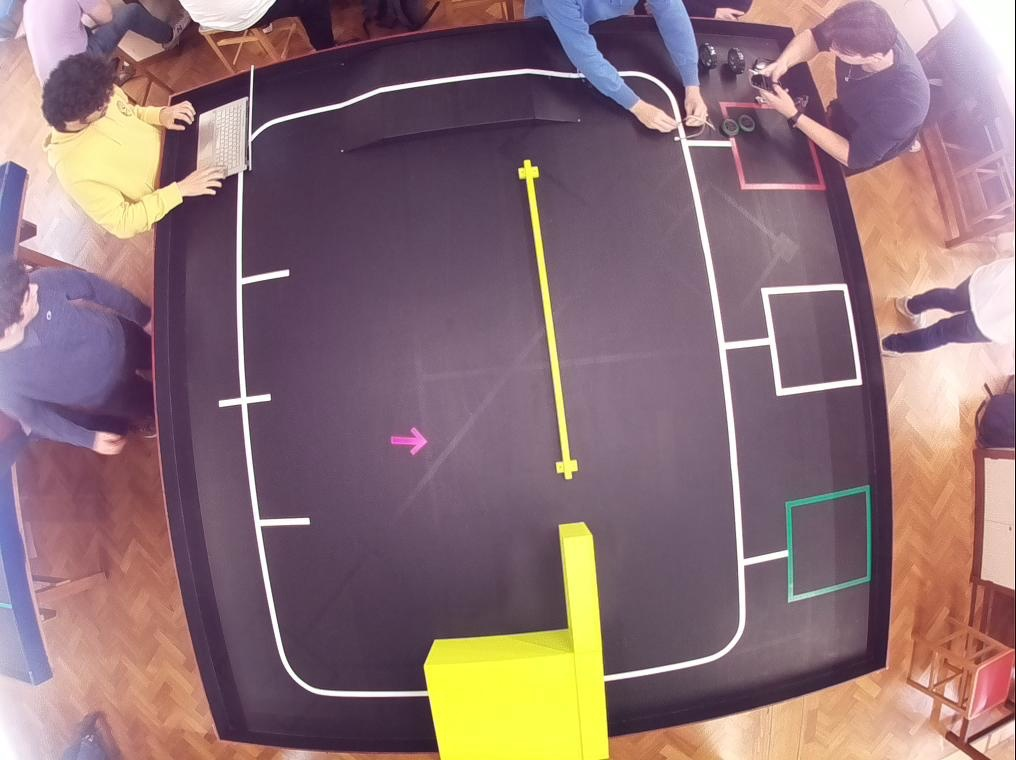
#> input picture 1_pink_arrow.jpg, 1016 x 760 px
$ python colour_detection.py   (older library calls are emulated)
#> lines starting #> are read from the running program, lines starting #| are printed output that depends on the picture; after the words box and inside, x2 and y2 are one past the last pixel; in counts of white or black regions, pixels touching at a corner belong together
import cv2
import time
import matplotlib.pyplot as plt
import os
import numpy as np

img_path = "1_pink_arrow.jpg"

img = cv2.imread(img_path)
#> img is the input picture: shape (760, 1016, 3); mean B, G, R 117.7, 113, 140.6

DIM=(1016, 760)
K=np.array([[567.4130565572482, 0.0, 501.39791714355], [0.0, 567.3325405728447, 412.9039077874256], [0.0, 0.0, 1.0]])
D=np.array([[-0.05470334257497442], [-0.09142371384400942], [0.17966906821072895], [-0.08708720575337928]])

h,w = img.shape[:2]
#> h = 760; w = 1016
map1, map2 = cv2.fisheye.initUndistortRectifyMap(K, D, np.eye(3), K, DIM, cv2.CV_16SC2)
undistorted_img = cv2.remap(img, map1, map2, interpolation=cv2.INTER_LINEAR, borderMode=cv2.BORDER_CONSTANT)
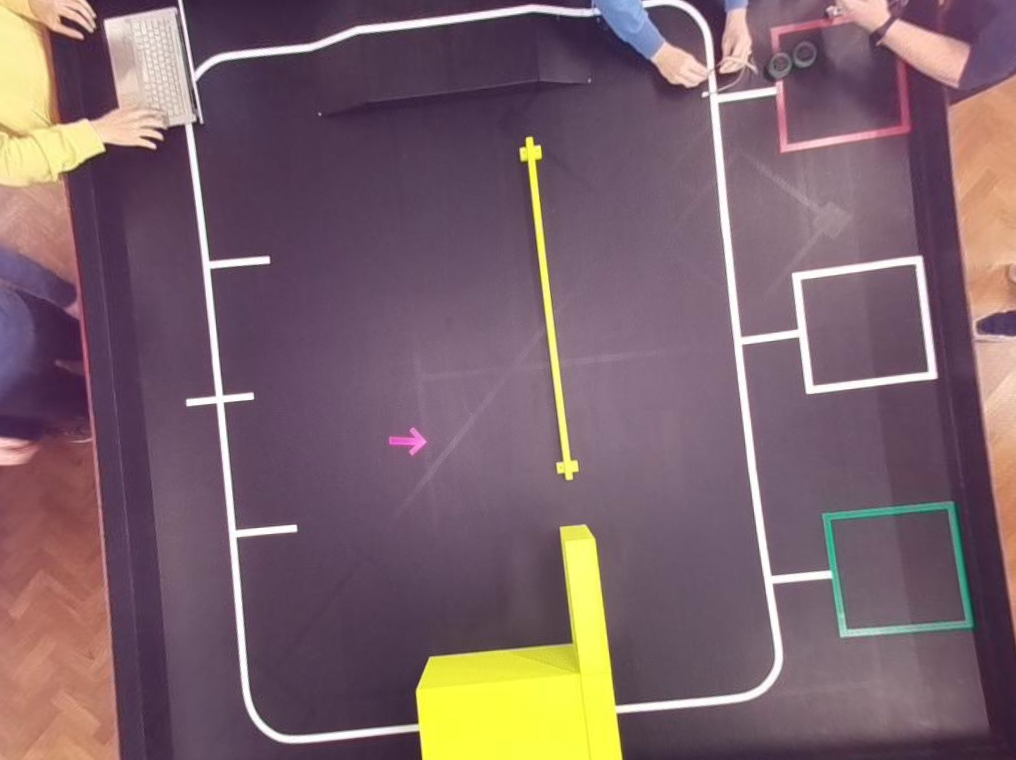
#> undistorted_img: shape (760, 1016, 3); mean B, G, R 106.6, 99.2, 123.5

hsv = cv2.cvtColor(undistorted_img, cv2.COLOR_BGR2HSV)
#> hsv: shape (760, 1016, 3); mean H, S, V 132.7, 68.4, 124.7

print(hsv[518, 750])
#| [157  40 115]

#green
#upper = np.array([31, 270, 255])
#lower = np.array([29, 90,	0])

#pink
upper = np.array([165, 255, 255])
lower = np.array([155, 50,	160])

mask = cv2.inRange(hsv, lower, upper)
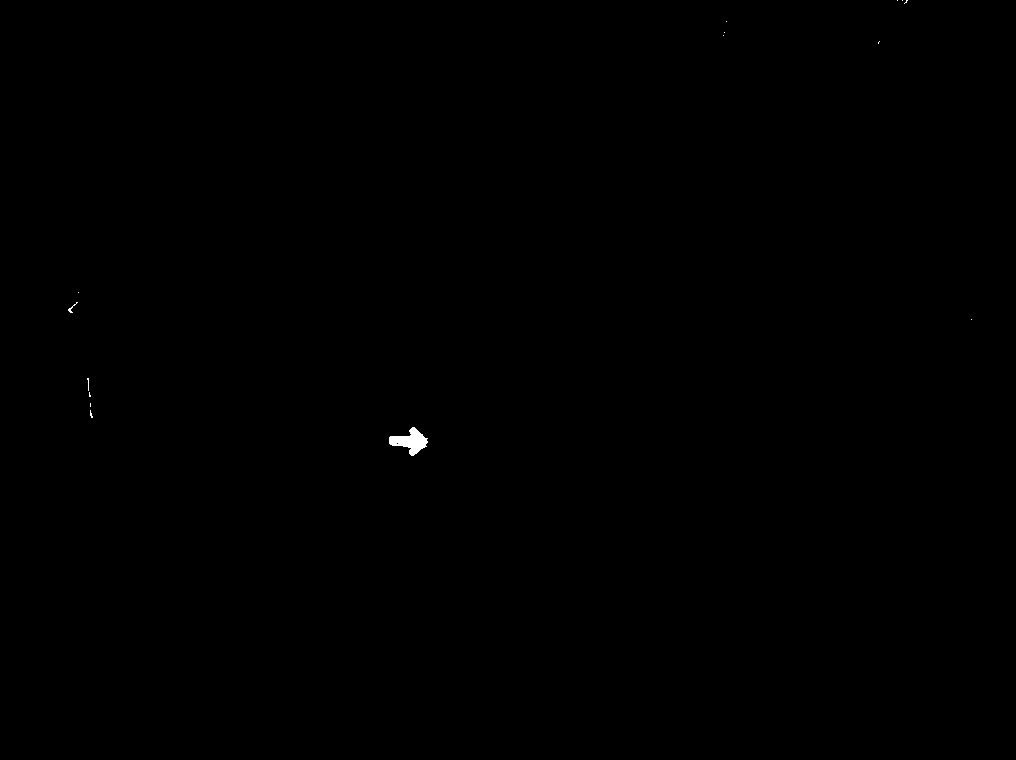
#> mask: shape (760, 1016); 0.08% white; 15 white regions (13 under 20 px), largest, box (x1, y1, x2, y2) and area: (389, 427, 428, 456) 560, (68, 302, 78, 313) 25
res = cv2.bitwise_and(undistorted_img, undistorted_img, mask= mask)

cv2.imshow('frame', undistorted_img)
cv2.waitKey(0)
cv2.imshow('mask',mask)
cv2.waitKey(0)
cv2.imshow('res',res)
cv2.waitKey(0)
#cv2.imwrite("green1.jpg", mask)

$ run again, with 0_IDP_TEST_1.jpg copied over 1_pink_arrow.jpg
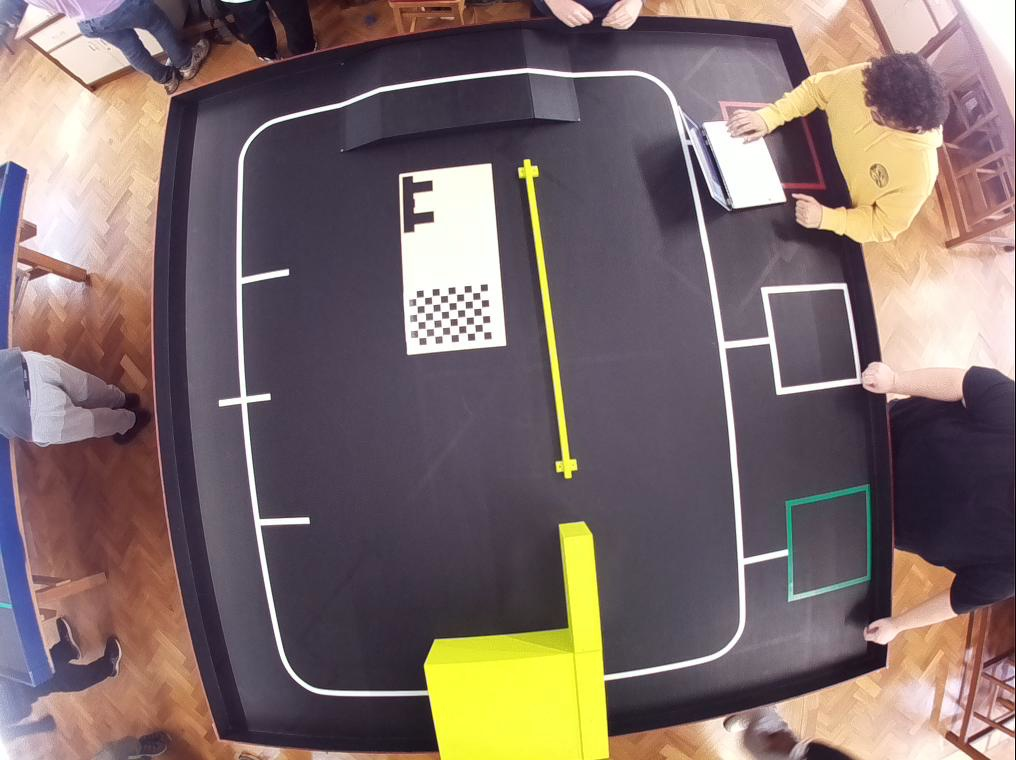
#> input picture 0_IDP_TEST_1.jpg, 1016 x 760 px
#> img is the input picture: shape (760, 1016, 3); mean B, G, R 106.9, 108.8, 125.7
#> `undistorted_img = cv2.remap(img, map1, map2, interpolation=cv2.INTER_L..`:
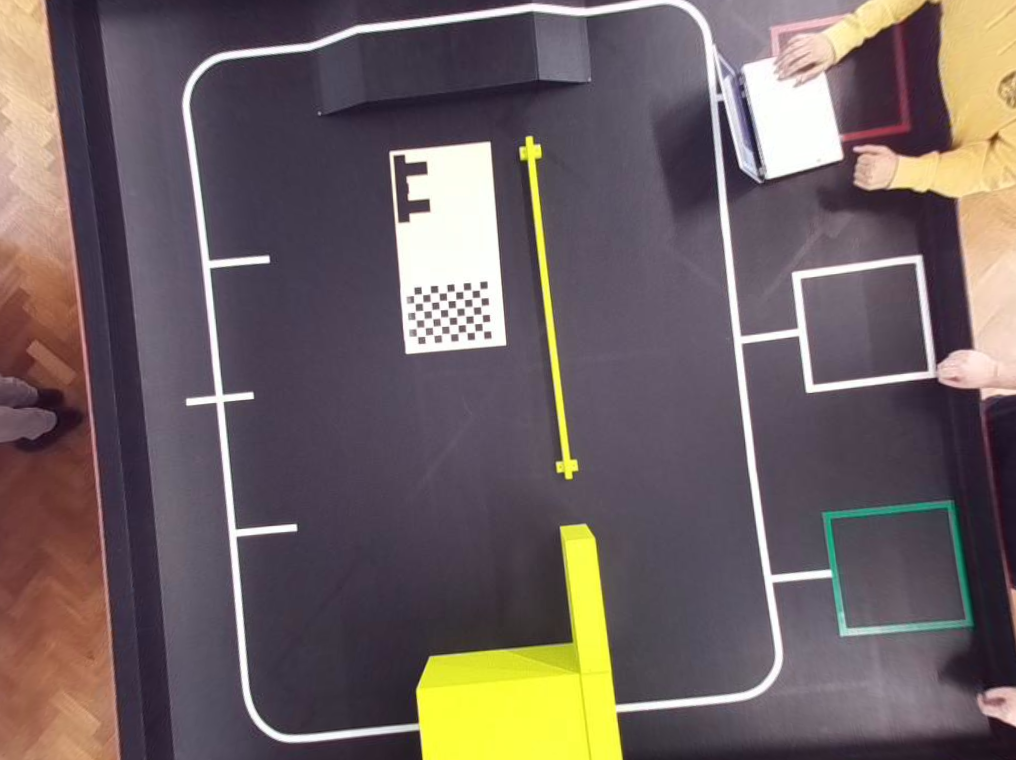
#> undistorted_img: shape (760, 1016, 3); mean B, G, R 97.8, 97.6, 110.4
#> hsv: shape (760, 1016, 3); mean H, S, V 115.8, 58.4, 114.7
#| [138  28  90]
#> mask: shape (760, 1016); 0% white in thin lines or dots, all inside (x1, y1, x2, y2) = (853, 147, 855, 149)

$ run again, with 0_IDP_TEST_2.jpg copied over 1_pink_arrow.jpg
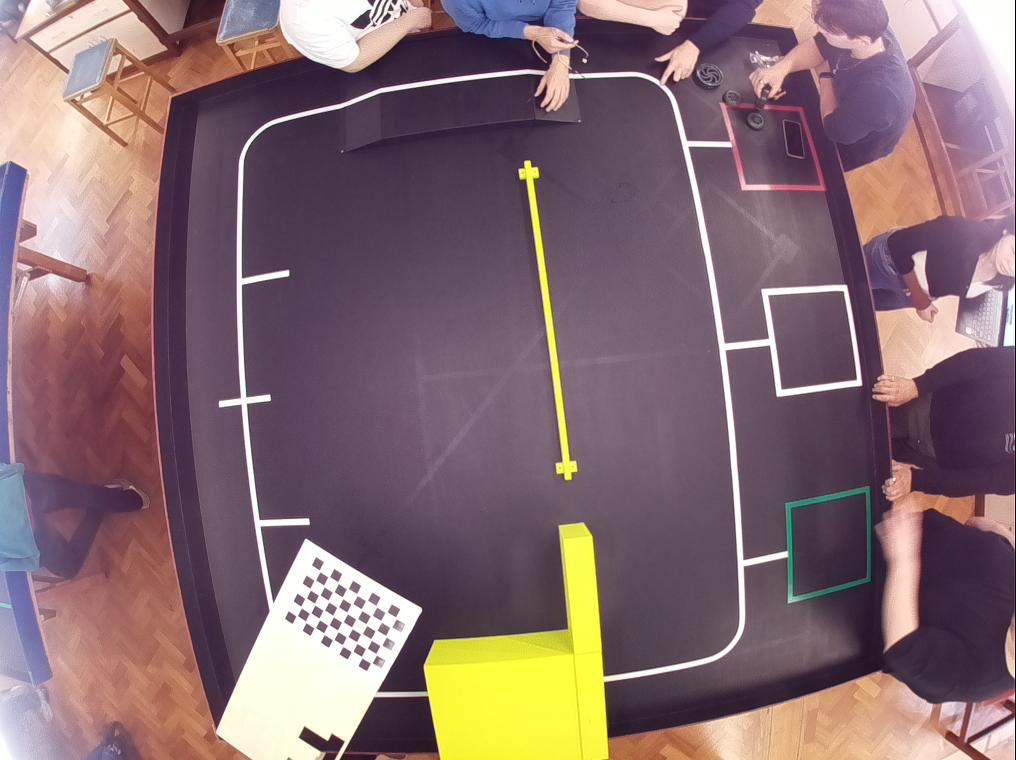
#> input picture 0_IDP_TEST_2.jpg, 1016 x 760 px
#> img is the input picture: shape (760, 1016, 3); mean B, G, R 112.5, 107.8, 132.8
#> `undistorted_img = cv2.remap(img, map1, map2, interpolation=cv2.INTER_L..`:
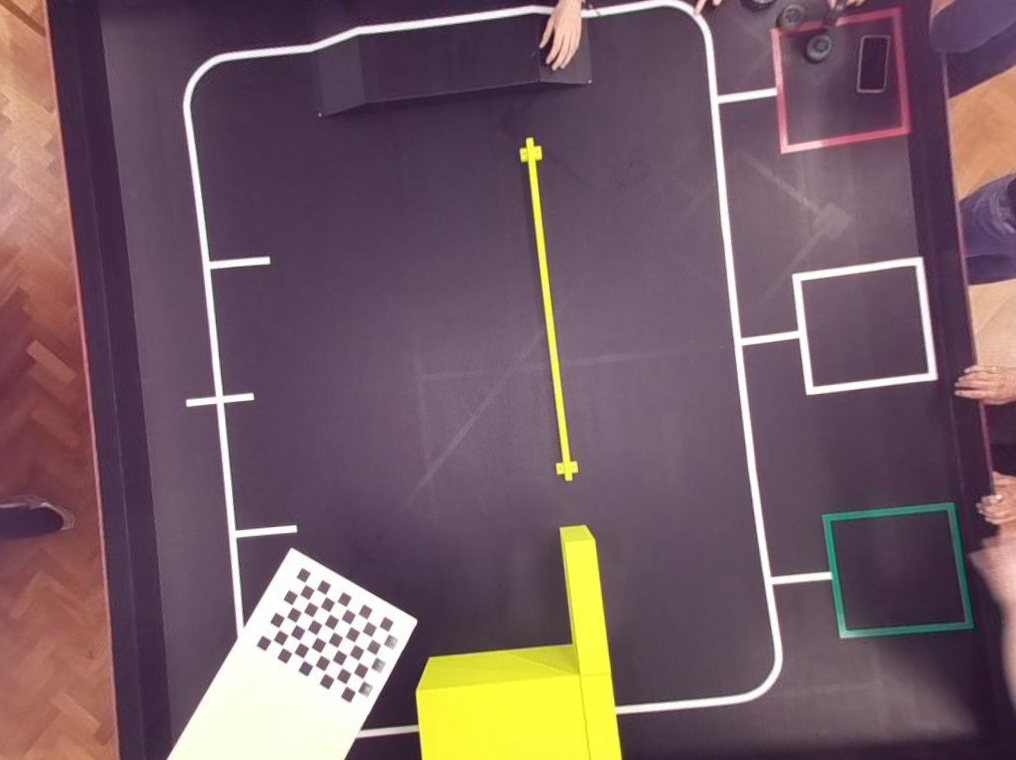
#> undistorted_img: shape (760, 1016, 3); mean B, G, R 99.9, 93, 115.9
#> hsv: shape (760, 1016, 3); mean H, S, V 131.9, 69.7, 117
#| [157  45 102]
#> mask: shape (760, 1016); 0% white in thin lines or dots, all inside (x1, y1, x2, y2) = (540, 6, 1006, 377)
